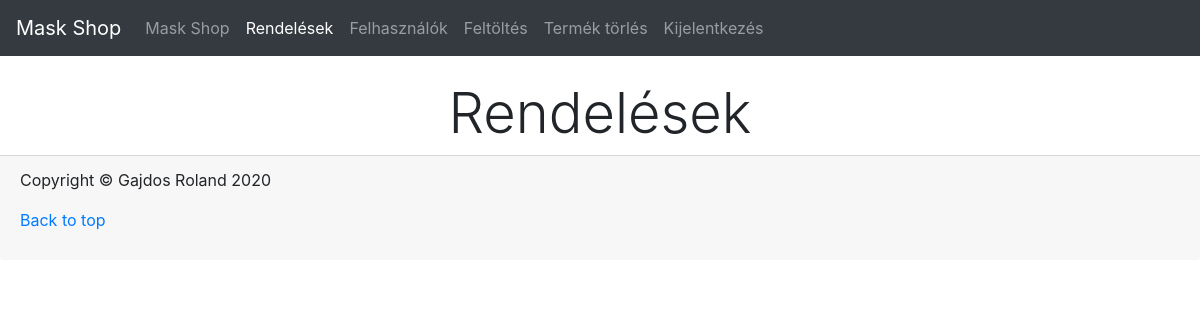
/webpage/orders.php (signed in), run on an earlier commit of the app's database.
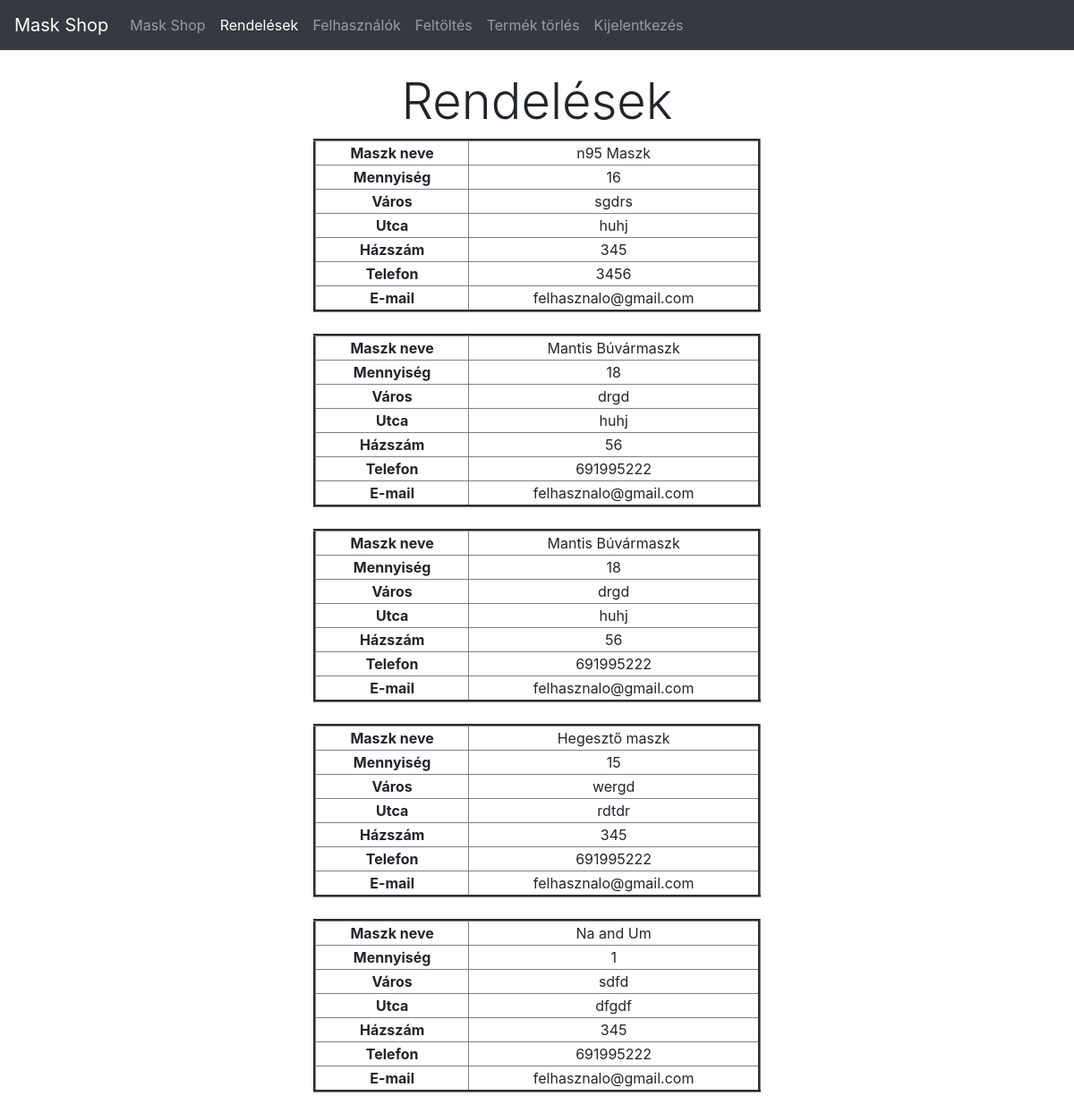
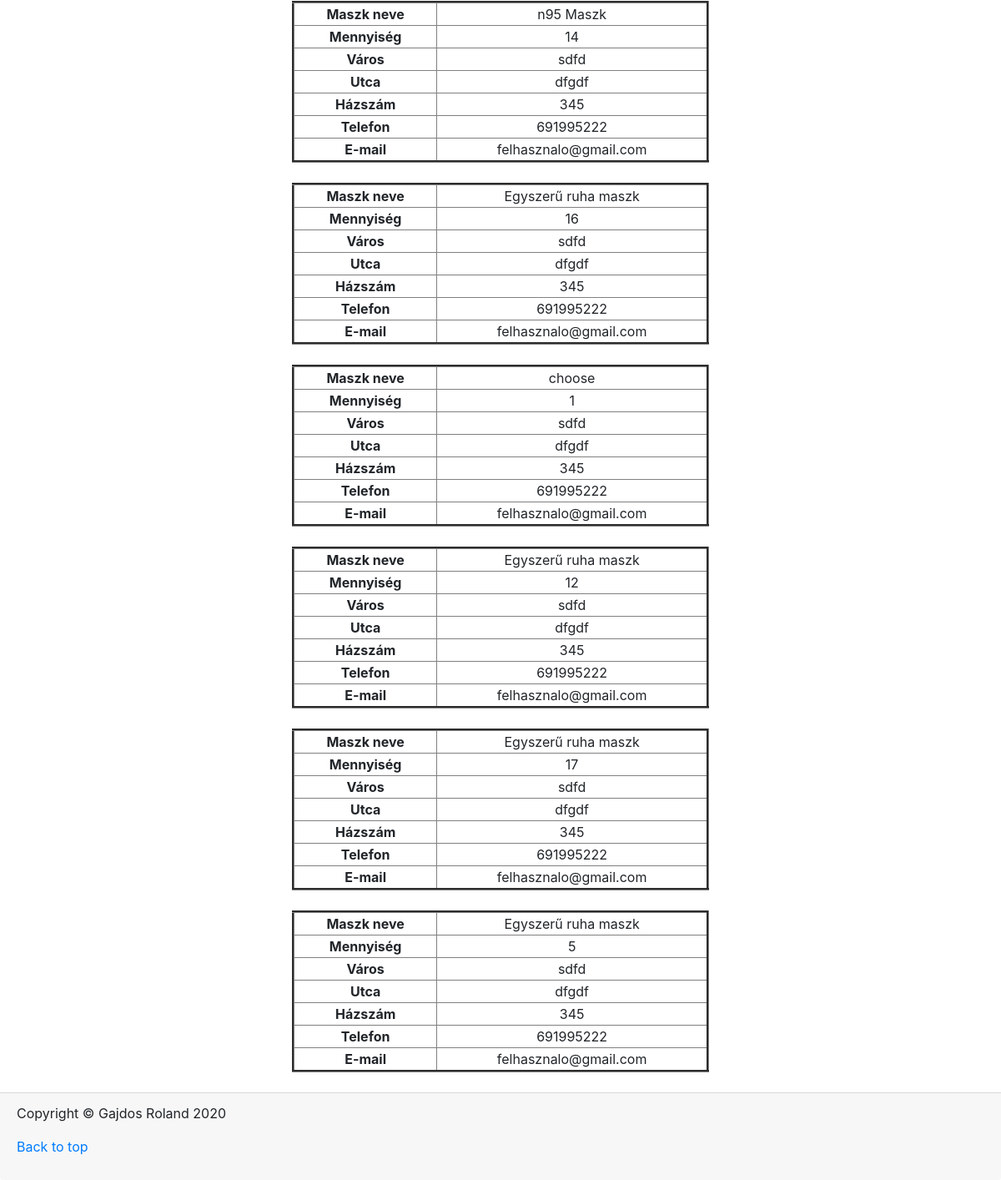
And on a later commit of the database (2 pictures, top to bottom).
### tables this page shows
CREATE TABLE IF NOT EXISTS `orders` (
  `order_id` int(11) NOT NULL AUTO_INCREMENT,
  `name` varchar(32) NOT NULL,
  `piece` int(10) NOT NULL,
  `city` varchar(32) NOT NULL,
  `street` varchar(32) NOT NULL,
  `house_number` int(10) NOT NULL,
  `phone` int(10) NOT NULL,
  `email` varchar(55) NOT NULL,
  PRIMARY KEY (`order_id`)
);

### webpage/orders.php (the view, shortened to what this page needs)
<!doctype html>
<html lang="en">
<head>
    <link href="../assets/dist/css/bootstrap.css" rel="stylesheet">
    <link href="../assets/style.css" rel="stylesheet">
    <link href="starter-template.css" rel="stylesheet">
</head>
<body>
<nav class="navbar navbar-expand-md navbar-dark bg-dark fixed-top">
    <a class="navbar-brand" href="#">Mask Shop</a>
    <div class="collapse navbar-collapse" id="navbarsExampleDefault">
        <ul class="navbar-nav mr-auto">
            <li class="nav-item">
                <a class="nav-link" href="index3.php">Mask Shop</a>
            </li>
            <li class="nav-item active">
                <a class="nav-link" href="orders.php">Rendelések</a>
            </li>
            <li class="nav-item">
                <a class="nav-link" href="users.php">Felhasználók</a>
            </li>
            <li class="nav-item">
                <a class="nav-link" href="insert.php">Feltöltés</a>
            </li>
            <li class="nav-item">
                <a class="nav-link" href="delete.php">Termék törlés</a>
            </li>
            <li class="nav-item">
                <a class="nav-link" href="adminlogout.php">Kijelentkezés</a>
            </li>
        </ul>
    </div>
</nav>
<div class="container">
    <h1 class="display-4" align="center">Rendelések</h1>
</div>
<?php
include("db_config.php");
$sql = "SELECT * FROM orders ORDER BY order_id DESC";
$result = mysqli_query($connection, $sql) or die(mysqli_error($connection));
if (mysqli_num_rows($result)>0)
{
    while ($record = mysqli_fetch_array($result)) {
        echo"
              <table width=\"500px\" cellspacing=\"0\" align=\"center\" border=\"3\">
    <tr>
        <th>Maszk neve</th>
        <td>$record[name]</td>
    </tr>
    <tr>
        <th>Mennyiség</th>
        <td>$record[piece]</td>
    </tr>
    <tr>
        <th>Város</th>
        <td>$record[city]</td>
    </tr>
    <tr>
        <th>Utca</th>
        <td>$record[street]</td>
    </tr>
    <tr>
        <th>Házszám</th>
        <td>$record[house_number]</td>
    </tr>
    <tr>
        <th>Telefon</th>
        <td>$record[phone]</td>
    </tr>
    <tr>
        <th>E-mail</th>
        <td>$record[email]</td>
    </tr>
</table><br>";
    }
}
?>
<footer class="card-footer">
    <p>Copyright &copy Gajdos Roland 2020</p>
    <p>
        <a href="#">Back to top</a>
    </p>
</footer>
</body>
</html>

### assets/style.css (style rules this page uses)
th { text-align: center; vertical-align: middle; max-width: 500px; }
td { text-align: center; vertical-align: middle; }

### webpage/starter-template.css (style rules this page uses)
body { padding-top: 5rem; }

What changed in the data, as far as the page shows it:
added orders: name "n95 Maszk", piece "16", city "sgdrs", street "huhj", house_number "345", phone "3456", email "felhasznalo@gmail.com"
added orders: name "Mantis Búvármaszk", piece "18", city "drgd", street "huhj", house_number "56", phone "691995222", email "felhasznalo@gmail.com"
added orders: name "Mantis Búvármaszk", piece "18", city "drgd", street "huhj", house_number "56", phone "691995222", email "felhasznalo@gmail.com"
added orders: name "Hegesztő maszk", piece "15", city "wergd", street "rdtdr", house_number "345", phone "691995222", email "felhasznalo@gmail.com"
added orders: name "Na and Um", piece "1", city "sdfd", street "dfgdf", house_number "345", phone "691995222", email "felhasznalo@gmail.com"
added orders: name "n95 Maszk", piece "14", city "sdfd", street "dfgdf", house_number "345", phone "691995222", email "felhasznalo@gmail.com"
added orders: name "Egyszerű ruha maszk", piece "16", city "sdfd", street "dfgdf", house_number "345", phone "691995222", email "felhasznalo@gmail.com"
added orders: name "choose", piece "1", city "sdfd", street "dfgdf", house_number "345", phone "691995222", email "felhasznalo@gmail.com"
added orders: name "Egyszerű ruha maszk", piece "12", city "sdfd", street "dfgdf", house_number "345", phone "691995222", email "felhasznalo@gmail.com"
added orders: name "Egyszerű ruha maszk", piece "17", city "sdfd", street "dfgdf", house_number "345", phone "691995222", email "felhasznalo@gmail.com"
added orders: name "Egyszerű ruha maszk", piece "5", city "sdfd", street "dfgdf", house_number "345", phone "691995222", email "felhasznalo@gmail.com"
